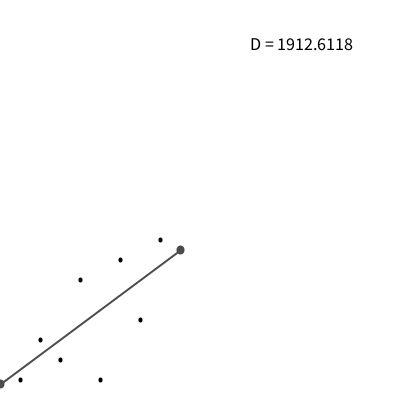
Frame 1 (no input)
Frame 60 (the mouse pressed at the canvas centre just before this capture): identical to frame 1, image omitted
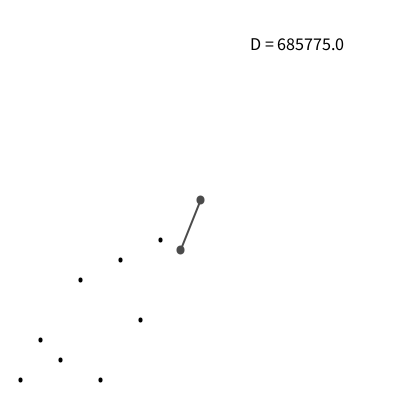
Frame 120 (the mouse held since frame 60 and released just before this capture)

The Processing sketch that drew these frames (run headless with seeded random() and noise(); from frame 60 on, the mouse is pressed at the canvas centre):

// Processing sketch: leastSquares
// ── leastSquares.pde

//see PatrickJMT , least squares
void setup()
{
   size(400,400);
}
//data points
int[] xs = {1,2,3,4,5,6,7,8};
int[] ys = {1,3,2,6,1,7,4,8};
float scale = 20 ; //to scale the graph
float x1,y1=0.8*scale,x2=9*scale,y2=7.5*scale;
boolean otherPoint = false ,justPressed  = false;
void draw()
{
  scale(1, -1);
  translate(0, -height);
  background(255);
  stroke(0);
  strokeWeight(4);
 for(int i = 0 ; i < xs.length ;i++)
  {
    point(xs[i]*scale,ys[i]*scale);
  }
  strokeWeight(8);
  stroke(75);
  point(x1,y1);//first point of the best-fit line
  point(x2,y2);//second point of the best-fit line
   strokeWeight(2);
  line(x1,y1,x2,y2);
  
  
  float slope = (y2-y1)/(x2-x1);//slope of best fit line
 
  float D = 0;
  for(int i = 0 ; i < xs.length;i++)
  {
    /*
    y = slope(x-x1) + y1 , use this equation to find the vertical distance by 
    fixing the x in this equation and in the point and comparing the y of the point on the line and y of the point
    
      |        * y1   : y1 comes by applying the x of the point to the equation of the line
      |        |
      |        | d    :  vertical distance
      |        |
      |        * y2   : y2 is in the pair that have x in our data points
      #------------
    
    */
    float onLineY  = slope*(xs[i]-x1)+y1;
    D += (onLineY - ys[i]) * (onLineY - ys[i]) ;
   /* 
   the squaring of the vertical distances(above) is just to get rid of the signs (also compariosn of the > , < is valid after squaring why ? see below )
   from Math.stackExchange:
    The general principle (LEARN THIS! You can later apply it to more difficult functions) is that if you apply an increasing function to both side of an inequality, you keep the original order. OTOH if you apply a decreasing function to both sides of an inequality the order is reversed.

    So if you know that xx and yy are both ≥0≥0 , then the inequality x>yx>y is true if and only if the inequality x2>y2x2>y2 is true.

    OTOH if you know that xx and yy both ≤0≤0, then the inequality x>yx>y is true if and only if the inequality x2<y2x2<y2 is true.
    */
  }
  textSize(18);
  fill(0);
  scale(1,-1);
  translate(0,-height);
  text("D = " +D,250,50 );
 



  //Control the points of thew best-fit line , press CONTROL to change between which points to manipulate, Click on screen and the mouse x,y will be given to the point
  if(mousePressed && !otherPoint)
  {
    x1 = mouseX;
    y1 = height-mouseY;
  }
  else if(mousePressed && otherPoint)
  {
    x2 = mouseX;
    y2 = height-mouseY;
  }
  if(keyPressed )
    if(key == CODED)
    {
      if( keyCode == CONTROL && !justPressed)
      {
        justPressed = true;//to prevent multiple presses quickly after each other
        otherPoint = !otherPoint;
        println(otherPoint);
      }
    }
  
    if(frameCount%30==0)
        justPressed = false;
    
    
}
